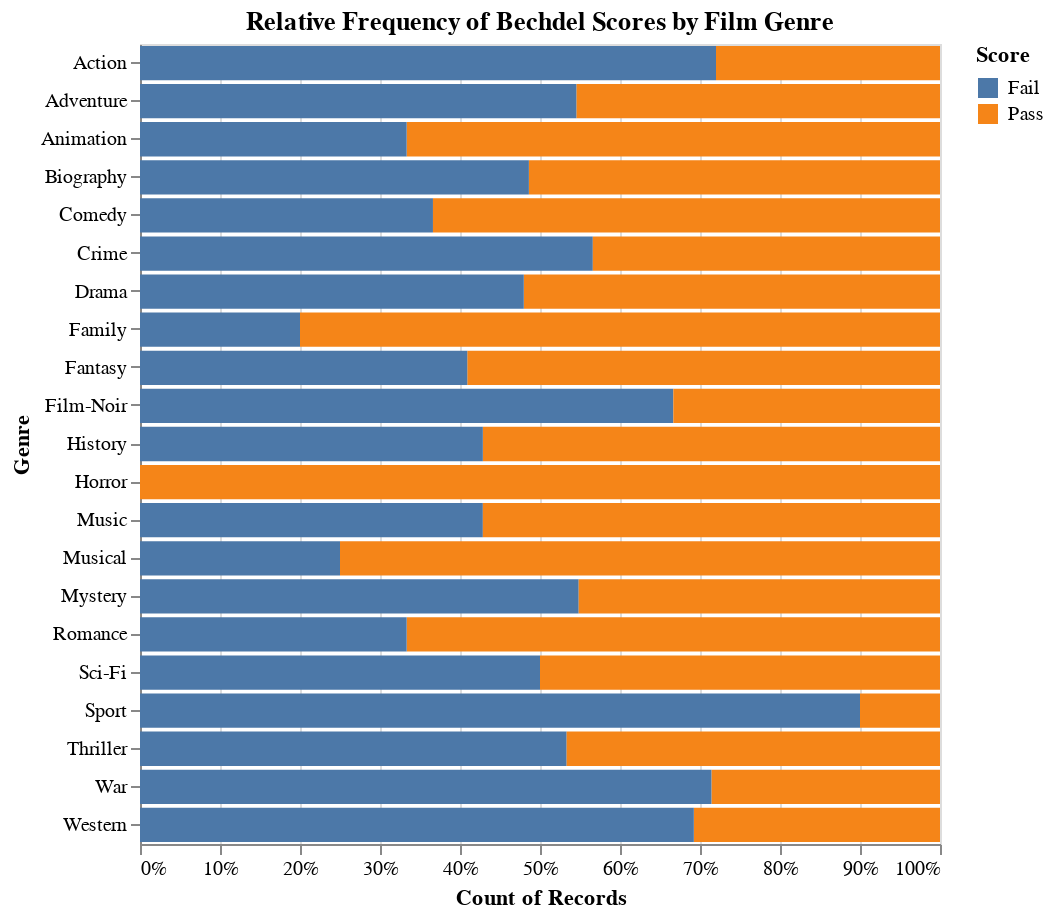

The notebook cell saved with this chart:
### Code cell
# splits list of genres for each film into individual records
def split_genres(df):
    
    film = []
    genre = []
    score = []
    for row in df.iterrows():
        title = row[1]['Title']
        test = row[1]['Bechdel Pass']
        if test == True:
            test = 'Pass'
        elif test == False:
            test = 'Fail'
        else:
            continue
        genre_list = row[1]['Genres']
        for g in genre_list:
            film.append(title)
            score.append(test)
            genre.append(g)
    return pd.DataFrame(zip(film,score,genre), columns=['Film','Score','Genre'])


#creates a plot comparing the frequency of each genre of films that pass the test vs. of films that do not pass the test
def bechdel_genre_graph2(df):
    genres = split_genres(df)
    a = alt.Chart(genres).mark_bar().encode(
        x = alt.X('count(Film)', stack='normalize'),
        y = 'Genre',
        color = 'Score'
    ).properties(height=400, width=400, title = 'Relative Frequency of Bechdel Scores by Film Genre' )
    return a
    
bechdel_genre_graph2(movies)

### Figure 1 — Vega-Lite specification as saved in the notebook (floating-point values rounded to 4 significant figures; data arrays with more than 128 entries replaced by an {"elided": "..."} marker saying what was removed)
{"config": {"view": {"continuousWidth": 400, "continuousHeight": 300}}, "data": {"name": "data-1ade7603adc5899f277a31e2b171a8ff"}, "mark": "bar", "encoding": {"color": {"type": "nominal", "field": "Score"}, "x": {"type": "nominal", "aggregate": "count", "field": "Film", "stack": "normalize"}, "y": {"type": "nominal", "field": "Genre"}}, "height": 400, "title": "Relative Frequency of Bechdel Scores by Film Genre", "width": 400, "$schema": "https://vega.github.io/schema/vega-lite/v4.0.2.json", "datasets": {"data-1ade7603adc5899f277a31e2b171a8ff": {"elided": "999 records"}}}
